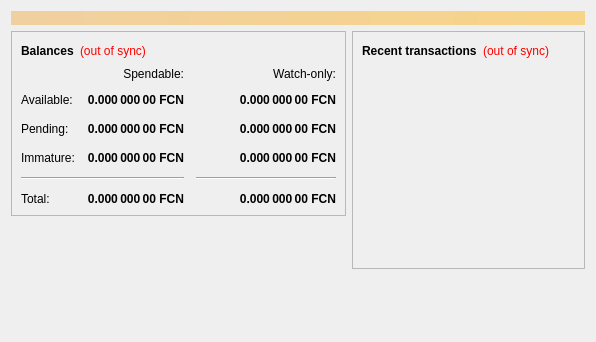
<?xml version="1.0" encoding="UTF-8"?>
<ui version="4.0">
 <class>OverviewPage</class>
 <widget class="QWidget" name="OverviewPage">
  <property name="geometry">
   <rect>
    <x>0</x>
    <y>0</y>
    <width>596</width>
    <height>342</height>
   </rect>
  </property>
  <property name="windowTitle">
   <string>Form</string>
  </property>
  <layout class="QVBoxLayout" name="topLayout">
   <item>
    <widget class="QLabel" name="labelAlerts">
     <property name="visible">
      <bool>false</bool>
     </property>
     <property name="styleSheet">
      <string notr="true">background-color: qlineargradient(x1: 0, y1: 0, x2: 1, y2: 0, stop:0 #F0D0A0, stop:1 #F8D488); color:#000000;</string>
     </property>
     <property name="wordWrap">
      <bool>true</bool>
     </property>
     <property name="margin">
      <number>3</number>
     </property>
    </widget>
   </item>
   <item>
    <layout class="QHBoxLayout" name="horizontalLayout" stretch="1,1">
     <item>
      <layout class="QVBoxLayout" name="verticalLayout_2">
       <item>
        <widget class="QFrame" name="frame">
         <property name="frameShape">
          <enum>QFrame::StyledPanel</enum>
         </property>
         <property name="frameShadow">
          <enum>QFrame::Raised</enum>
         </property>
         <layout class="QVBoxLayout" name="verticalLayout_4">
          <item>
           <layout class="QHBoxLayout" name="horizontalLayout_4">
            <item>
             <widget class="QLabel" name="label_5">
              <property name="font">
               <font>
                <weight>75</weight>
                <bold>true</bold>
               </font>
              </property>
              <property name="text">
               <string>Balances</string>
              </property>
             </widget>
            </item>
            <item>
             <widget class="QLabel" name="labelWalletStatus">
              <property name="cursor">
               <cursorShape>WhatsThisCursor</cursorShape>
              </property>
              <property name="toolTip">
               <string>The displayed information may be out of date. Your wallet automatically synchronizes with the FacileCoin network after a connection is established, but this process has not completed yet.</string>
              </property>
              <property name="styleSheet">
               <string notr="true">QLabel { color: red; }</string>
              </property>
              <property name="text">
               <string notr="true">(out of sync)</string>
              </property>
              <property name="alignment">
               <set>Qt::AlignLeading|Qt::AlignLeft|Qt::AlignVCenter</set>
              </property>
             </widget>
            </item>
            <item>
             <spacer name="horizontalSpacer_3">
              <property name="orientation">
               <enum>Qt::Horizontal</enum>
              </property>
              <property name="sizeHint" stdset="0">
               <size>
                <width>40</width>
                <height>20</height>
               </size>
              </property>
             </spacer>
            </item>
           </layout>
          </item>
          <item>
           <layout class="QGridLayout" name="gridLayout">
            <property name="spacing">
             <number>12</number>
            </property>
            <item row="2" column="2">
             <widget class="QLabel" name="labelWatchPending">
              <property name="font">
               <font>
                <weight>75</weight>
                <bold>true</bold>
               </font>
              </property>
              <property name="cursor">
               <cursorShape>IBeamCursor</cursorShape>
              </property>
              <property name="toolTip">
               <string>Unconfirmed transactions to watch-only addresses</string>
              </property>
              <property name="text">
               <string notr="true">0.000 000 00 FCN</string>
              </property>
              <property name="alignment">
               <set>Qt::AlignRight|Qt::AlignTrailing|Qt::AlignVCenter</set>
              </property>
              <property name="textInteractionFlags">
               <set>Qt::LinksAccessibleByMouse|Qt::TextSelectableByKeyboard|Qt::TextSelectableByMouse</set>
              </property>
             </widget>
            </item>
            <item row="2" column="1">
             <widget class="QLabel" name="labelUnconfirmed">
              <property name="font">
               <font>
                <weight>75</weight>
                <bold>true</bold>
               </font>
              </property>
              <property name="cursor">
               <cursorShape>IBeamCursor</cursorShape>
              </property>
              <property name="toolTip">
               <string>Total of transactions that have yet to be confirmed, and do not yet count toward the spendable balance</string>
              </property>
              <property name="text">
               <string notr="true">0.000 000 00 FCN</string>
              </property>
              <property name="alignment">
               <set>Qt::AlignRight|Qt::AlignTrailing|Qt::AlignVCenter</set>
              </property>
              <property name="textInteractionFlags">
               <set>Qt::LinksAccessibleByMouse|Qt::TextSelectableByKeyboard|Qt::TextSelectableByMouse</set>
              </property>
             </widget>
            </item>
            <item row="3" column="2">
             <widget class="QLabel" name="labelWatchImmature">
              <property name="font">
               <font>
                <weight>75</weight>
                <bold>true</bold>
               </font>
              </property>
              <property name="cursor">
               <cursorShape>IBeamCursor</cursorShape>
              </property>
              <property name="toolTip">
               <string>Mined balance in watch-only addresses that has not yet matured</string>
              </property>
              <property name="text">
               <string notr="true">0.000 000 00 FCN</string>
              </property>
              <property name="alignment">
               <set>Qt::AlignRight|Qt::AlignTrailing|Qt::AlignVCenter</set>
              </property>
              <property name="textInteractionFlags">
               <set>Qt::LinksAccessibleByMouse|Qt::TextSelectableByKeyboard|Qt::TextSelectableByMouse</set>
              </property>
             </widget>
            </item>
            <item row="4" column="0" colspan="2">
             <widget class="Line" name="line">
              <property name="orientation">
               <enum>Qt::Horizontal</enum>
              </property>
             </widget>
            </item>
            <item row="4" column="2">
             <widget class="Line" name="lineWatchBalance">
              <property name="sizePolicy">
               <sizepolicy hsizetype="Preferred" vsizetype="Fixed">
                <horstretch>0</horstretch>
                <verstretch>0</verstretch>
               </sizepolicy>
              </property>
              <property name="minimumSize">
               <size>
                <width>140</width>
                <height>0</height>
               </size>
              </property>
              <property name="orientation">
               <enum>Qt::Horizontal</enum>
              </property>
             </widget>
            </item>
            <item row="5" column="0">
             <widget class="QLabel" name="labelTotalText">
              <property name="text">
               <string>Total:</string>
              </property>
             </widget>
            </item>
            <item row="3" column="1">
             <widget class="QLabel" name="labelImmature">
              <property name="font">
               <font>
                <weight>75</weight>
                <bold>true</bold>
               </font>
              </property>
              <property name="cursor">
               <cursorShape>IBeamCursor</cursorShape>
              </property>
              <property name="toolTip">
               <string>Mined balance that has not yet matured</string>
              </property>
              <property name="text">
               <string notr="true">0.000 000 00 FCN</string>
              </property>
              <property name="alignment">
               <set>Qt::AlignRight|Qt::AlignTrailing|Qt::AlignVCenter</set>
              </property>
              <property name="textInteractionFlags">
               <set>Qt::LinksAccessibleByMouse|Qt::TextSelectableByKeyboard|Qt::TextSelectableByMouse</set>
              </property>
             </widget>
            </item>
            <item row="2" column="3">
             <spacer name="horizontalSpacer_2">
              <property name="orientation">
               <enum>Qt::Horizontal</enum>
              </property>
              <property name="sizeHint" stdset="0">
               <size>
                <width>40</width>
                <height>20</height>
               </size>
              </property>
             </spacer>
            </item>
            <item row="3" column="0">
             <widget class="QLabel" name="labelImmatureText">
              <property name="text">
               <string>Immature:</string>
              </property>
             </widget>
            </item>
            <item row="5" column="1">
             <widget class="QLabel" name="labelTotal">
              <property name="font">
               <font>
                <weight>75</weight>
                <bold>true</bold>
               </font>
              </property>
              <property name="cursor">
               <cursorShape>IBeamCursor</cursorShape>
              </property>
              <property name="toolTip">
               <string>Your current total balance</string>
              </property>
              <property name="text">
               <string notr="true">0.000 000 00 FCN</string>
              </property>
              <property name="alignment">
               <set>Qt::AlignRight|Qt::AlignTrailing|Qt::AlignVCenter</set>
              </property>
              <property name="textInteractionFlags">
               <set>Qt::LinksAccessibleByMouse|Qt::TextSelectableByKeyboard|Qt::TextSelectableByMouse</set>
              </property>
             </widget>
            </item>
            <item row="5" column="2">
             <widget class="QLabel" name="labelWatchTotal">
              <property name="font">
               <font>
                <weight>75</weight>
                <bold>true</bold>
               </font>
              </property>
              <property name="cursor">
               <cursorShape>IBeamCursor</cursorShape>
              </property>
              <property name="toolTip">
               <string>Current total balance in watch-only addresses</string>
              </property>
              <property name="text">
               <string notr="true">0.000 000 00 FCN</string>
              </property>
              <property name="alignment">
               <set>Qt::AlignRight|Qt::AlignTrailing|Qt::AlignVCenter</set>
              </property>
              <property name="textInteractionFlags">
               <set>Qt::LinksAccessibleByMouse|Qt::TextSelectableByKeyboard|Qt::TextSelectableByMouse</set>
              </property>
             </widget>
            </item>
            <item row="0" column="2">
             <widget class="QLabel" name="labelWatchonly">
              <property name="text">
               <string>Watch-only:</string>
              </property>
              <property name="alignment">
               <set>Qt::AlignRight|Qt::AlignTrailing|Qt::AlignVCenter</set>
              </property>
             </widget>
            </item>
            <item row="1" column="0">
             <widget class="QLabel" name="labelBalanceText">
              <property name="text">
               <string>Available:</string>
              </property>
             </widget>
            </item>
            <item row="1" column="1">
             <widget class="QLabel" name="labelBalance">
              <property name="font">
               <font>
                <weight>75</weight>
                <bold>true</bold>
               </font>
              </property>
              <property name="cursor">
               <cursorShape>IBeamCursor</cursorShape>
              </property>
              <property name="toolTip">
               <string>Your current spendable balance</string>
              </property>
              <property name="text">
               <string notr="true">0.000 000 00 FCN</string>
              </property>
              <property name="alignment">
               <set>Qt::AlignRight|Qt::AlignTrailing|Qt::AlignVCenter</set>
              </property>
              <property name="textInteractionFlags">
               <set>Qt::LinksAccessibleByMouse|Qt::TextSelectableByKeyboard|Qt::TextSelectableByMouse</set>
              </property>
             </widget>
            </item>
            <item row="1" column="2">
             <widget class="QLabel" name="labelWatchAvailable">
              <property name="font">
               <font>
                <weight>75</weight>
                <bold>true</bold>
               </font>
              </property>
              <property name="cursor">
               <cursorShape>IBeamCursor</cursorShape>
              </property>
              <property name="toolTip">
               <string>Your current balance in watch-only addresses</string>
              </property>
              <property name="text">
               <string notr="true">0.000 000 00 FCN</string>
              </property>
              <property name="alignment">
               <set>Qt::AlignRight|Qt::AlignTrailing|Qt::AlignVCenter</set>
              </property>
              <property name="textInteractionFlags">
               <set>Qt::LinksAccessibleByMouse|Qt::TextSelectableByKeyboard|Qt::TextSelectableByMouse</set>
              </property>
             </widget>
            </item>
            <item row="2" column="0">
             <widget class="QLabel" name="labelPendingText">
              <property name="text">
               <string>Pending:</string>
              </property>
             </widget>
            </item>
            <item row="0" column="1">
             <widget class="QLabel" name="labelSpendable">
              <property name="text">
               <string>Spendable:</string>
              </property>
              <property name="alignment">
               <set>Qt::AlignRight|Qt::AlignTrailing|Qt::AlignVCenter</set>
              </property>
             </widget>
            </item>
           </layout>
          </item>
         </layout>
        </widget>
       </item>
       <item>
        <spacer name="verticalSpacer">
         <property name="orientation">
          <enum>Qt::Vertical</enum>
         </property>
         <property name="sizeHint" stdset="0">
          <size>
           <width>20</width>
           <height>40</height>
          </size>
         </property>
        </spacer>
       </item>
      </layout>
     </item>
     <item>
      <layout class="QVBoxLayout" name="verticalLayout_3">
       <item>
        <widget class="QFrame" name="frame_2">
         <property name="frameShape">
          <enum>QFrame::StyledPanel</enum>
         </property>
         <property name="frameShadow">
          <enum>QFrame::Raised</enum>
         </property>
         <layout class="QVBoxLayout" name="verticalLayout">
          <item>
           <layout class="QHBoxLayout" name="horizontalLayout_2">
            <item>
             <widget class="QLabel" name="label_4">
              <property name="font">
               <font>
                <weight>75</weight>
                <bold>true</bold>
               </font>
              </property>
              <property name="text">
               <string>Recent transactions</string>
              </property>
             </widget>
            </item>
            <item>
             <widget class="QLabel" name="labelTransactionsStatus">
              <property name="cursor">
               <cursorShape>WhatsThisCursor</cursorShape>
              </property>
              <property name="toolTip">
               <string>The displayed information may be out of date. Your wallet automatically synchronizes with the FacileCoin network after a connection is established, but this process has not completed yet.</string>
              </property>
              <property name="styleSheet">
               <string notr="true">QLabel { color: red; }</string>
              </property>
              <property name="text">
               <string notr="true">(out of sync)</string>
              </property>
              <property name="alignment">
               <set>Qt::AlignRight|Qt::AlignTrailing|Qt::AlignVCenter</set>
              </property>
             </widget>
            </item>
            <item>
             <spacer name="horizontalSpacer">
              <property name="orientation">
               <enum>Qt::Horizontal</enum>
              </property>
              <property name="sizeHint" stdset="0">
               <size>
                <width>40</width>
                <height>20</height>
               </size>
              </property>
             </spacer>
            </item>
           </layout>
          </item>
          <item>
           <widget class="QListView" name="listTransactions">
            <property name="styleSheet">
             <string notr="true">QListView { background: transparent; }</string>
            </property>
            <property name="frameShape">
             <enum>QFrame::NoFrame</enum>
            </property>
            <property name="verticalScrollBarPolicy">
             <enum>Qt::ScrollBarAlwaysOff</enum>
            </property>
            <property name="horizontalScrollBarPolicy">
             <enum>Qt::ScrollBarAlwaysOff</enum>
            </property>
            <property name="selectionMode">
             <enum>QAbstractItemView::NoSelection</enum>
            </property>
           </widget>
          </item>
         </layout>
        </widget>
       </item>
       <item>
        <spacer name="verticalSpacer_2">
         <property name="orientation">
          <enum>Qt::Vertical</enum>
         </property>
         <property name="sizeHint" stdset="0">
          <size>
           <width>20</width>
           <height>40</height>
          </size>
         </property>
        </spacer>
       </item>
      </layout>
     </item>
    </layout>
   </item>
  </layout>
 </widget>
 <resources/>
 <connections/>
</ui>
